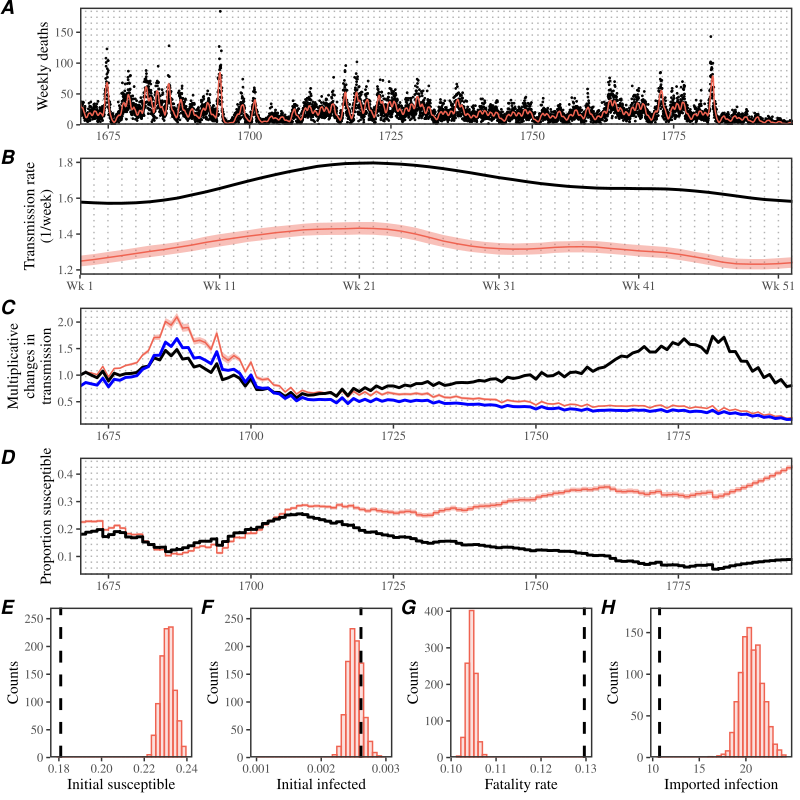

The R source for this figure:
library(dplyr)
library(ggplot2); theme_set(theme_bw(base_family = "Times"))
library(egg)
library(cmdstanr)
library(gridExtra)
load("../simulate/simulate_vari.rda")

load("../stanfit_sir_perturb_demog_dd/stanfit_sir_perturb_demog_dd_cmdstanr_sv.rda")

data_filter <- simulate_vari[[1]]

fitdata <- data.frame(
  year=data_filter$year+1669,
  week=data_filter$week,
  est=summary_sir_perturb_demog_dd_cmdstanr_laplace_sv$median[grepl("C\\[", summary_sir_perturb_demog_dd_cmdstanr_laplace_sv$variable)],
  lwr=summary_sir_perturb_demog_dd_cmdstanr_laplace_sv$q5[grepl("C\\[", summary_sir_perturb_demog_dd_cmdstanr_laplace_sv$variable)],
  upr=summary_sir_perturb_demog_dd_cmdstanr_laplace_sv$q95[grepl("C\\[", summary_sir_perturb_demog_dd_cmdstanr_laplace_sv$variable)]
)

g1 <- ggplot(fitdata) +
  geom_vline(xintercept=unique(data_filter$year)+1669, lty=3, col="gray70") +
  geom_point(data=data_filter, aes(year+week/52+1669, cases), size=0.3) +
  geom_ribbon(aes(year+week/52, ymin=lwr, ymax=upr), fill="#EF6351", alpha=0.4) +
  geom_line(aes(year+week/52, est), col="#EF6351") +
  scale_x_continuous("Year", expand=c(0, 0)) +
  scale_y_continuous("Weekly deaths", expand=c(0, 0), limits=c(0, 190)) +
  theme(
    panel.grid = element_blank(),
    panel.border = element_rect(linewidth=1),
    axis.title.x = element_blank()
  )

betaorig <- data.frame(
  week=1:52,
  true=exp(simulate_vari$logbeta)
)

betadata <- data.frame(
  week=1:52,
  est=exp(summary_sir_perturb_demog_dd_cmdstanr_laplace_sv$median[grepl("logbeta\\[", summary_sir_perturb_demog_dd_cmdstanr_laplace_sv$variable)]),
  lwr=exp(summary_sir_perturb_demog_dd_cmdstanr_laplace_sv$q5[grepl("logbeta\\[", summary_sir_perturb_demog_dd_cmdstanr_laplace_sv$variable)]),
  upr=exp(summary_sir_perturb_demog_dd_cmdstanr_laplace_sv$q95[grepl("logbeta\\[", summary_sir_perturb_demog_dd_cmdstanr_laplace_sv$variable)])
)

g2 <- ggplot(betadata) +
  geom_vline(xintercept=1:52, lty=3, col="gray70") +
  geom_ribbon(aes(week, ymin=lwr, ymax=upr), fill="#EF6351", alpha=0.4) +
  geom_line(aes(week, est), col="#EF6351") +
  geom_line(data=betaorig, aes(week, true), lwd=1) +
  scale_x_continuous("Week of year", expand=c(0, 0),
                     breaks=c(1, 11, 21, 31, 41, 51),
                     labels=c("Wk 1", "Wk 11", "Wk 21", "Wk 31", "Wk 41", "Wk 51")) +
  scale_y_continuous("Transmission rate\n(1/week)") +
  theme(
    panel.grid = element_blank(),
    panel.border = element_rect(linewidth=1),
    axis.title.x = element_blank()
  )

Sdata <- data.frame(
  year=data_filter$year+1669,
  week=data_filter$week,
  S_true=data_filter$S/data_filter$pop,
  S_est=summary_sir_perturb_demog_dd_cmdstanr_laplace_sv$median[grepl("^S\\[", summary_sir_perturb_demog_dd_cmdstanr_laplace_sv$variable)]/data_filter$pop
)

Sdata2 <- Sdata %>%
  group_by(year) %>%
  summarize(
    Seff=mean(S_true/S_est)
  )

epsilonorig <- data.frame(
  year=unique(data_filter$year)+1669,
  true=exp(simulate_vari$epsilon)
) %>%
  merge(Sdata2)

epsilondata <- data.frame(
  year=unique(data_filter$year)+1669,
  est=summary_sir_perturb_demog_dd_cmdstanr_laplace_sv$median[grepl("^epsilon\\[", summary_sir_perturb_demog_dd_cmdstanr_laplace_sv$variable)],
  lwr=summary_sir_perturb_demog_dd_cmdstanr_laplace_sv$q5[grepl("^epsilon\\[", summary_sir_perturb_demog_dd_cmdstanr_laplace_sv$variable)],
  upr=summary_sir_perturb_demog_dd_cmdstanr_laplace_sv$q95[grepl("^epsilon\\[", summary_sir_perturb_demog_dd_cmdstanr_laplace_sv$variable)]
)

g3 <- ggplot(epsilondata) +
  geom_vline(xintercept=unique(data_filter$year)+1669, lty=3, col="gray70") +
  geom_ribbon(aes(year, ymin=exp(lwr), ymax=exp(upr)), fill="#EF6351", alpha=0.4) +
  geom_line(aes(year, exp(est)), col="#EF6351") +
  geom_line(data=epsilonorig, aes(year, true), lwd=1) +
  geom_line(data=epsilonorig, aes(year, true*Seff), lwd=1, col="blue") +
  scale_x_continuous("Year", expand=c(0, 0)) +
  scale_y_continuous("Multiplicative\nchanges in\ntransmission") +
  theme(
    panel.grid = element_blank(),
    panel.border = element_rect(linewidth=1),
    axis.title.x = element_blank()
  )


Sdata <- data.frame(
  year=data_filter$year+1669,
  week=data_filter$week,
  true=data_filter$S,
  pop=data_filter$pop,
  est=summary_sir_perturb_demog_dd_cmdstanr_laplace_sv$median[grepl("S\\[", summary_sir_perturb_demog_dd_cmdstanr_laplace_sv$variable)],
  lwr=summary_sir_perturb_demog_dd_cmdstanr_laplace_sv$q5[grepl("S\\[", summary_sir_perturb_demog_dd_cmdstanr_laplace_sv$variable)],
  upr=summary_sir_perturb_demog_dd_cmdstanr_laplace_sv$q95[grepl("S\\[", summary_sir_perturb_demog_dd_cmdstanr_laplace_sv$variable)]
)

g4 <- ggplot(Sdata) +
  geom_vline(xintercept=unique(data_filter$year)+1669, lty=3, col="gray70") +
  geom_ribbon(aes(year, ymin=(lwr)/pop, ymax=(upr)/pop), fill="#EF6351", alpha=0.4) +
  geom_line(aes(year, (est)/pop), col="#EF6351") +
  geom_line(aes(year, true/pop), lwd=1) +
  scale_x_continuous("Year", expand=c(0, 0)) +
  scale_y_continuous("Proportion susceptible") +
  theme(
    panel.grid = element_blank(),
    panel.border = element_rect(linewidth=1),
    axis.title.x = element_blank()
  )

draws_sv <- stanfit_sir_perturb_demog_dd_cmdstanr_laplace_sv$draws()

g5 <- ggplot(as.data.frame(draws_sv[,"S0"])) +
  geom_histogram(aes(S0), col="#EF6351", fill="#EF6351", alpha=0.2) +
  geom_vline(xintercept=simulate_vari$S0, lty=2, lwd=1) +
  scale_x_continuous("Initial susceptible") +
  scale_y_continuous("Counts", expand=c(0, 0), limits=c(0, 270)) +
  theme(
    panel.border = element_rect(linewidth=1),
    panel.grid = element_blank()
  )

g6 <- ggplot(as.data.frame(draws_sv[,"I0"])) +
  geom_histogram(aes(I0), col="#EF6351", fill="#EF6351", alpha=0.2) +
  geom_vline(xintercept=simulate_vari$I0, lty=2, lwd=1) +
  scale_x_continuous("Initial infected",
                     breaks=c(0.001, 0.002, 0.003),
                     limits=c(0.001, 0.003)) +
  scale_y_continuous("Counts", expand=c(0, 0), limits=c(0, 270)) +
  theme(
    panel.border = element_rect(linewidth=1),
    panel.grid = element_blank()
  )

g7 <- ggplot(as.data.frame(draws_sv[,"rho"])) +
  geom_histogram(aes(rho), col="#EF6351", fill="#EF6351", alpha=0.2) +
  geom_vline(xintercept=simulate_vari$rho, lty=2, lwd=1) +
  scale_x_continuous("Fatality rate") +
  scale_y_continuous("Counts", expand=c(0, 0), limits=c(0, 410)) +
  theme(
    panel.border = element_rect(linewidth=1),
    panel.grid = element_blank()
  )

g8 <- ggplot(as.data.frame(draws_sv[,"omega"])) +
  geom_histogram(aes(omega), col="#EF6351", fill="#EF6351", alpha=0.2) +
  geom_vline(xintercept=simulate_vari$omega, lty=2, lwd=1) +
  scale_x_continuous("Imported infection") +
  scale_y_continuous("Counts", expand=c(0, 0), limits=c(0, 180)) +
  theme(
    panel.border = element_rect(linewidth=1),
    panel.grid = element_blank()
  )

gcomb <- ggarrange(g1, g2, g3, g4, nrow=4,
                   labels=c("A", "B", "C", "D"))
gcomb2 <- ggarrange(g5, g6, g7, g8, nrow=1,
                    labels=c("E", "F", "G", "H"))

gfinal <- arrangeGrob(gcomb, gcomb2, heights=c(3,1))

ggsave("figure_stanfit_sv.pdf", gfinal, width=8, height=8)
